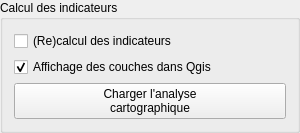
            <widget class="QGroupBox" name="gb_mise_en_forme_resultats">
             <property name="geometry">
              <rect>
               <x>430</x>
               <y>140</y>
               <width>300</width>
               <height>31</height>
              </rect>
             </property>
             <property name="title">
              <string>Calcul des indicateurs</string>
             </property>
             <layout class="QGridLayout" name="gridLayout">
              <item row="1" column="0">
               <widget class="QCheckBox" name="checkBox">
                <property name="text">
                 <string>Affichage des couches dans Qgis</string>
                </property>
                <property name="checked">
                 <bool>true</bool>
                </property>
               </widget>
              </item>
              <item row="0" column="0">
               <widget class="QCheckBox" name="checkBox_2">
                <property name="text">
                 <string>(Re)calcul des indicateurs</string>
                </property>
               </widget>
              </item>
              <item row="2" column="0">
               <widget class="QPushButton" name="pb_calcul_indic">
                <property name="sizePolicy">
                 <sizepolicy hsizetype="Minimum" vsizetype="Fixed">
                  <horstretch>0</horstretch>
                  <verstretch>0</verstretch>
                 </sizepolicy>
                </property>
                <property name="text">
                 <string>Charger l'analyse 
cartographique</string>
                </property>
               </widget>
              </item>
             </layout>
            </widget>
